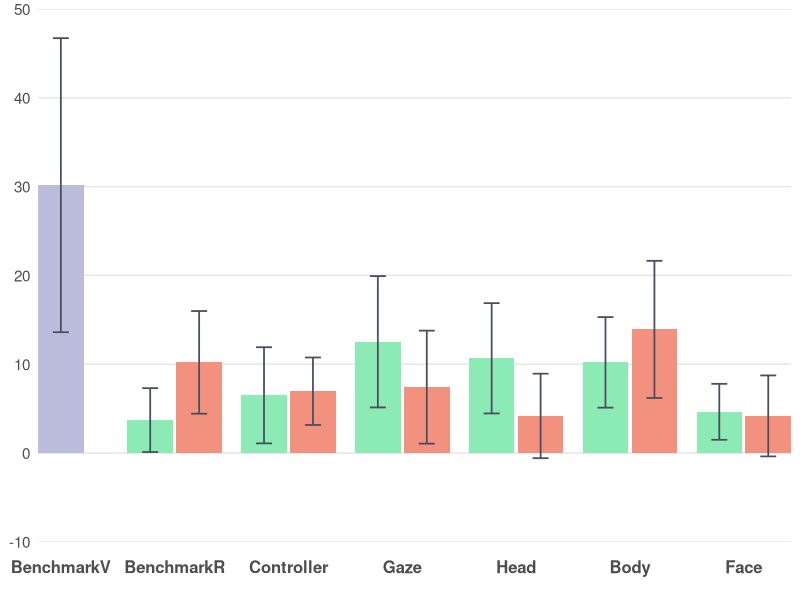
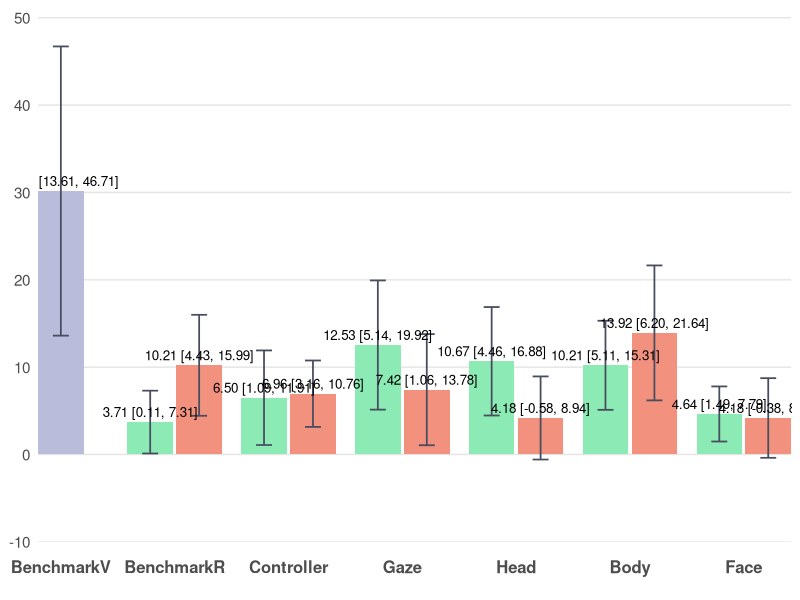

Write the R code that produced these figures, in order.
# ================= Packages =================
if (!require(ggplot2)) install.packages("ggplot2")
library(ggplot2)

# ================= Data =================
# BenchmarkV: 30.16 (±44.33)
# BenchmarkR: Low 3.71 (±9.63), High 10.21 (±15.48)
# Controller: Low 6.50 (±14.50), High 6.96 (±10.18)
# Gaze: Low 12.53 (±19.80), High 7.42 (±17.04)
# Head: Low 10.67 (±16.63), High 4.18 (±12.74)
# Body: Low 10.21 (±13.65), High 13.92 (±20.68)
# Face: Low 4.64 (±8.44), High 4.18 (±12.21)

bench_mean <- 30.16
bench_sd <- 44.33

dat <- data.frame(
  Category = c("BenchmarkV",
               "BenchmarkR","BenchmarkR",
               "Controller","Controller",
               "Gaze","Gaze",
               "Head","Head",
               "Body","Body",
               "Face","Face"),
  slot     = c("C",
               "L","R",
               "L","R",
               "L","R",
               "L","R",
               "L","R",
               "L","R"),
  series   = c("BenchmarkV",
               "Low","High",
               "Low","High",
               "Low","High",
               "Low","High",
               "Low","High",
               "Low","High"),
  mean     = c(bench_mean,
               3.71, 10.21,      # BenchmarkR Low, High
               6.50, 6.96,      # Controller Low, High
               12.53, 7.42,     # Gaze Low, High
               10.67, 4.18,     # Head Low, High
               10.21, 13.92,    # Body Low, High
               4.64, 4.18),      # Face Low, High
  sd       = c(bench_sd,
               9.63, 15.48,      # BenchmarkR Low, High
               14.50, 10.18,     # Controller Low, High
               19.80, 17.04,     # Gaze Low, High
               16.63, 12.74,     # Head Low, High
               13.65, 20.68,     # Body Low, High
               8.44, 12.21),     # Face Low, High
  stringsAsFactors = FALSE
)

# 固定横轴顺序
dat$Category <- factor(dat$Category,
  levels = c("BenchmarkV","BenchmarkR","Controller","Gaze","Head","Body","Face"))
dat$slot   <- factor(dat$slot, levels = c("L","C","R"))
dat$series <- factor(dat$series, levels = c("Low","BenchmarkV","High"))

# ================= 手动定位（确保居中+相邻柱体有间距） =================
# 以每个类目的中心为整数(1,2,3,...)，在左右各偏移 delta；两柱宽度为 bar_w
group_w <- 0.8               # 每个类目总体占宽（<1 避免挤到相邻类目）
bar_w   <- group_w / 2       # 0.4  柱体宽度保持不变
delta   <- group_w / 4       # 0.2  基础偏移
gap     <- 0.03              # 相邻柱体间距（几个像素）

# 对于非BenchmarkV类别，L和R之间增加间距
offset_map <- c(L = -delta - gap/2, C = 0, R = +delta + gap/2)

x_base <- as.numeric(dat$Category)
dat$x  <- x_base + unname(offset_map[as.character(dat$slot)])

# ================= 配色方案 =================
col_low   <- "#8CEAB4"      # Low
col_high  <- "#F1917E"      # High
col_bench <- "#B9BCDB"      # BenchmarkV

err_col   <- "#484D5F"

theme_base <- theme_minimal(base_size = 13) +
  theme(
    legend.position    = "none",
    panel.background   = element_rect(fill = "#FFFFFF", color = NA),  # 白底
    plot.background    = element_rect(fill = "#FFFFFF", color = NA),  # 白底
    panel.grid.major   = element_blank(),  # 去除所有网格线
    panel.grid.minor   = element_blank(),  # 去除所有网格线
    panel.grid.major.x = element_blank(),
    panel.grid.minor.x = element_blank(),
    panel.grid.major.y = element_blank(),
    panel.grid.minor.y = element_blank(),
    axis.ticks.x       = element_blank(),  # 去除x轴刻度线（底部灰色竖线）
    axis.ticks.y       = element_blank(),  # 去除y轴刻度线（左侧竖着的刻度线）
    axis.line.x        = element_blank(),  # 去除x轴线（底部灰色竖线）
    axis.line.y        = element_blank(),  # 去除y轴线（左侧竖线）
    axis.text.x        = element_text(size = 12, face = "bold", 
                                       margin = margin(t = 10, b = 10)),  # 底部文字距离坐标轴更远
    axis.text.y        = element_text(size = 11),
    axis.title         = element_blank()
  )

# y 轴：-10到50，组间距10
y_top    <- 50
y_bottom <- -10
y_breaks <- seq(-10, 50, by = 10)

# x 轴：用数值坐标，刻度放在每个类目中心
x_breaks <- seq_along(levels(dat$Category))
x_labels <- levels(dat$Category)

# ================= 95% 置信区间计算 =================
n <- 30  # 样本量
df <- n - 1  # 自由度 = 29
t_critical <- qt(0.975, df)  # t分布临界值（95% CI，双尾）
# 计算95% CI的误差范围
dat$ci_margin <- t_critical * (dat$sd / sqrt(n))

# ================= 图1：不带标注 =================
p1 <- ggplot(dat, aes(x = x, y = mean, fill = series)) +
  # 手动添加水平坐标线
  geom_hline(yintercept = y_breaks, color = "#E5E5E5", linewidth = 0.5) +
  geom_col(width = bar_w, position = "identity", colour = NA) +
  geom_errorbar(aes(ymin = mean - ci_margin, ymax = mean + ci_margin),
                width = bar_w * 0.35, color = err_col, linewidth = 0.6,
                position = "identity") +
  scale_fill_manual(values = c(Low = col_low, BenchmarkV = col_bench, High = col_high)) +
  scale_y_continuous(breaks = y_breaks, minor_breaks = NULL) +
  scale_x_continuous(breaks = x_breaks, labels = x_labels, expand = c(0, 0)) +
  coord_cartesian(ylim = c(y_bottom, y_top), expand = 0) +
  theme_base

# ================= 图2：带"均值 (95% CI)"标注 =================
lab_df <- transform(dat, label = sprintf("%.2f [%.2f, %.2f]", mean, 
                                          mean - ci_margin, mean + ci_margin))

p2 <- ggplot(dat, aes(x = x, y = mean, fill = series)) +
  # 手动添加水平坐标线
  geom_hline(yintercept = y_breaks, color = "#E5E5E5", linewidth = 0.5) +
  geom_col(width = bar_w, position = "identity", colour = NA) +
  geom_errorbar(aes(ymin = mean - ci_margin, ymax = mean + ci_margin),
                width = bar_w * 0.35, color = err_col, linewidth = 0.6,
                position = "identity") +
  geom_text(data = lab_df, aes(label = label),
            vjust = ifelse(lab_df$mean >= 0, -0.5, 1.5), size = 3.4, position = "identity") +
  scale_fill_manual(values = c(Low = col_low, BenchmarkV = col_bench, High = col_high)) +
  scale_y_continuous(breaks = y_breaks, minor_breaks = NULL) +
  scale_x_continuous(breaks = x_breaks, labels = x_labels, expand = c(0, 0)) +
  coord_cartesian(ylim = c(y_bottom, y_top * 1.02), expand = 0) +
  theme_base

# 保存文件（确保目录存在）
if (!dir.exists("no_labels")) dir.create("no_labels", recursive = TRUE)
if (!dir.exists("with_labels")) dir.create("with_labels", recursive = TRUE)
ggsave("no_labels/Disorientation_no_labels.png", p1, width = 8, height = 3.57, dpi = 300, bg = "white")
ggsave("with_labels/Disorientation_with_labels.png", p2, width = 8, height = 3.91, dpi = 300, bg = "white")
